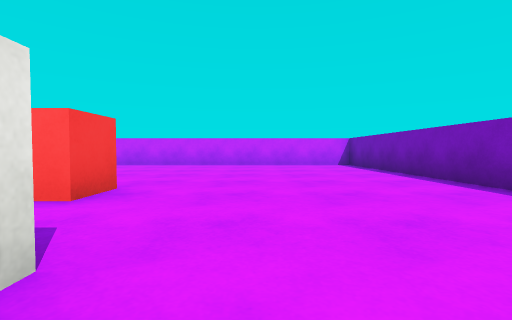
View 1 (above)

16 first-person views from a walk through a Unity game level. The camera is 0.55 m above the floor, tilts 2° down and sees 85° across. The floor is counted in squares, 1 m on a side. Each view is taken from the middle of a square. On the plan, view 1 faces up. The plan holds only what a view shows up to about 9 squares ahead; the rest is blank. The player character is not drawn. Surface patterns are stand-ins for the level's own textures.

View 2
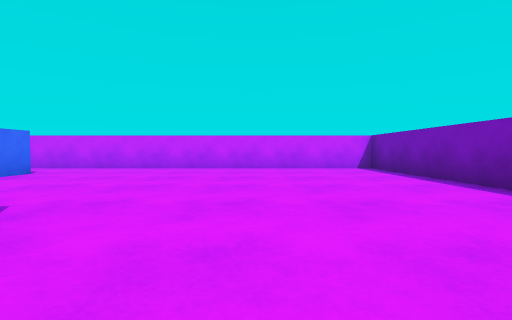

View 3
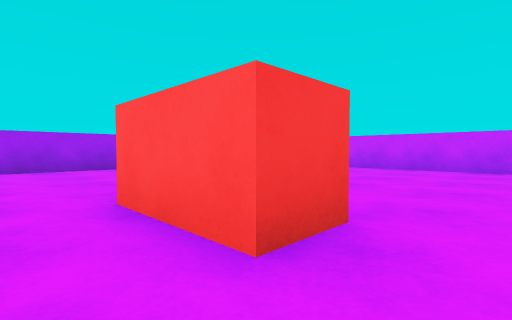

View 4
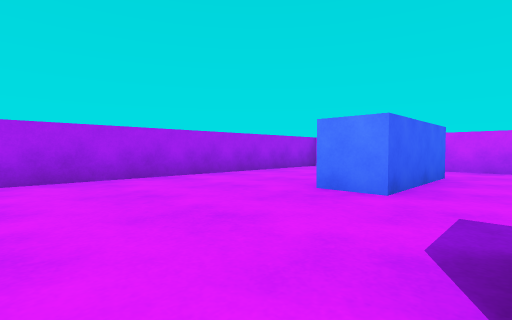

View 5
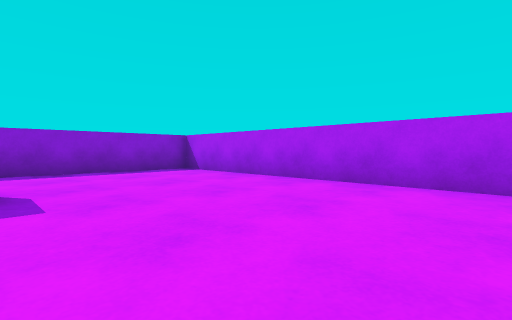

View 6
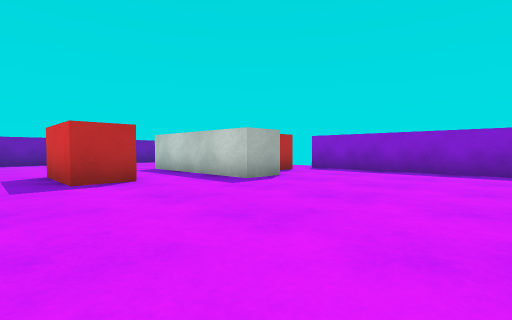

View 7
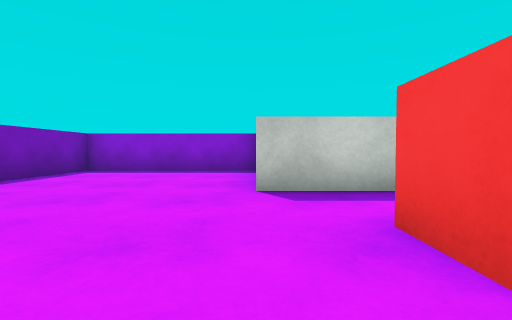

View 8
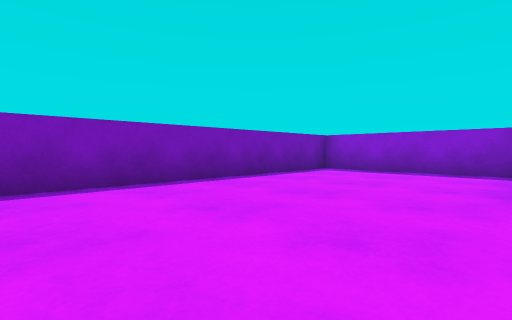

View 9
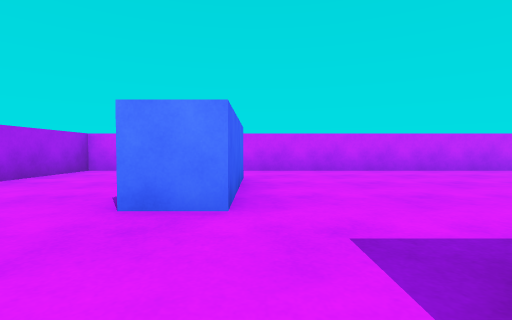

View 10
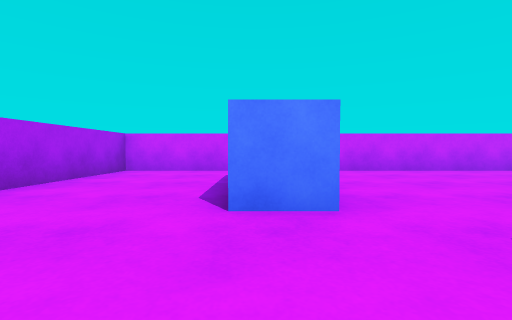

View 11
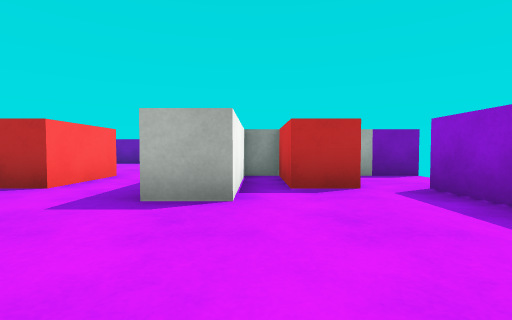

View 12
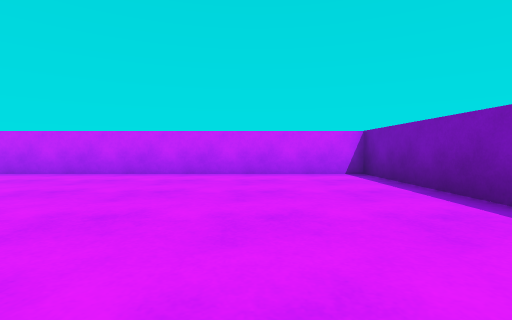

View 13
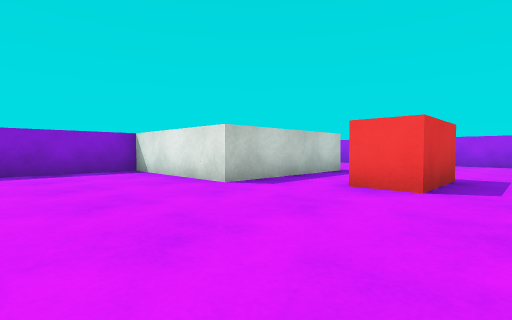

View 14
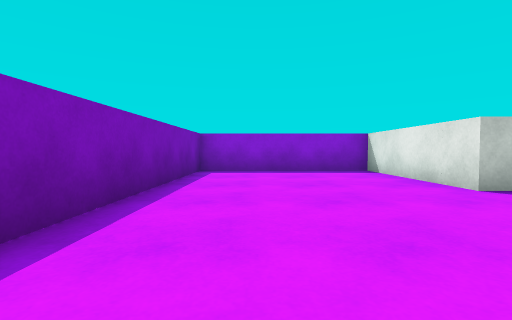

View 15
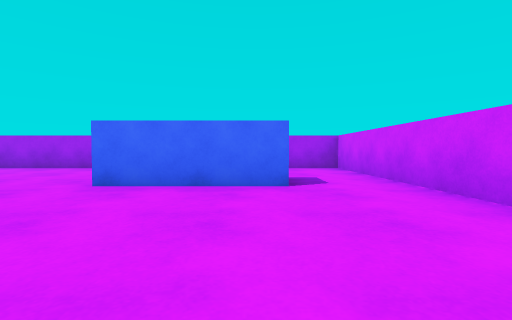

View 16
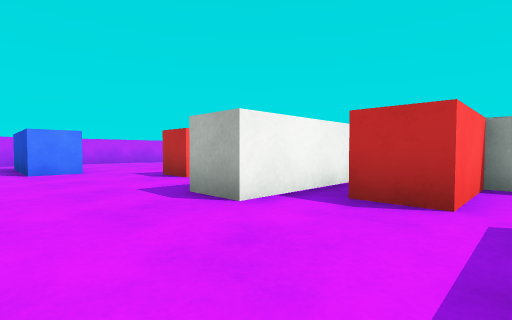

### Floor plan
Points are (right, up) in squares from view 1. A wall is a line through its corners. A room is listed if a view was taken in it or the views show most of it. See-through windows are left out.
Room 1 (views 1, 2, 3, 4, 5, 6, 7, 8, 9, 10, 11, 12, 13, 14, 15, 16)
walls: (-5.2, 8.6) (-5.2, 5.5) (-6.2, 5.5) (-6.2, 8.5); (-2, -3.6) (-2, 0.2) (-5, 0.2) (-5, 1.3) (-1, 1.3) (-1, -2.5) (3.5, -2.5) (3.5, 10.5) (-9.5, 10.5) (-9.5, -2.5) (-4, -2.5)
objects: red block (-4, -1) to (-3, -1); red block (-4, 3) to (-2, 4)

Where each view was taken, in squares from view 1:
view 1: 0 up, 0 right, facing up
view 2: 2 up, 0 right, facing up
view 3: 2 up, 1 left, facing up-left
view 4: 2 up, 4 left, facing up-left
view 5: 5 up, 5 left, facing down-left
view 6: 5 up, 9 left, facing down-right
view 7: 5 up, 1 left, facing down
view 8: 5 up, 1 left, facing down-right
view 9: 3 up, 5 left, facing up
view 10: 3 up, 6 left, facing up
view 11: 0 up, 8 left, facing right
view 12: 4 up, 1 right, facing up
view 13: 5 up, 2 right, facing down-left
view 14: 5 up, 2 right, facing down
view 15: 8 up, 1 left, facing left
view 16: 2 down, 7 left, facing up-right
